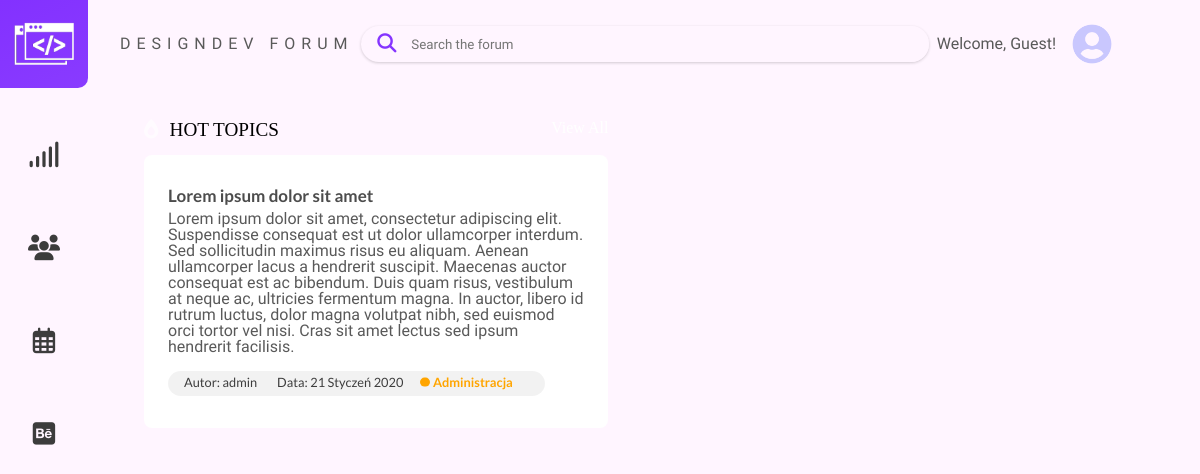
The app's page /topics/1/, older data.
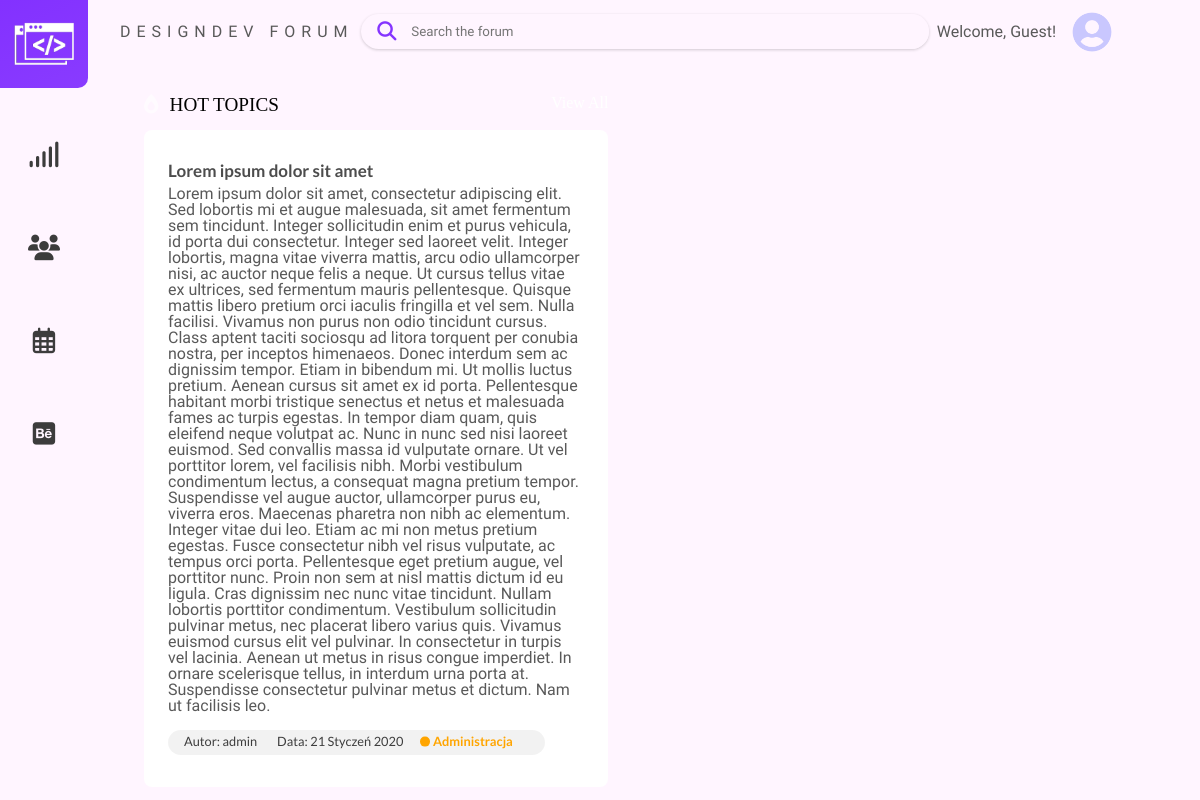
The same page, newer data.
### forum/models.py (models this page shows, shortened)
class Topic(models.Model):
    title = models.CharField(max_length=100)
    date_posted = models.DateTimeField(default=timezone.now)
    author = models.ForeignKey(User, on_delete=models.CASCADE)
    category = models.ForeignKey(Categories, on_delete=models.CASCADE)
    content = models.TextField(default="")

class Categories(models.Model):
    title = models.CharField(max_length=100)
    def __str__(self):
        return self.title

### forum/views.py (the view)
# urls.py: path('topics/<int:pk>/', TopicDetailView.as_view(), name='topic-detail'),
class TopicDetailView(DetailView):
    model = Topic
    context_object_name = 'topic_obj'

### forum/templates/forum/topic_detail.html
{% extends 'forum/base.html' %}
{% block content %}
<div class="hot-topics">
    <header class="hot-topics__header">
        <i class="fas fa-burn"></i>
        <h1>HOT TOPICS</h1>
        <a href="#" class="hot-topics__header__button">View All</a>
    </header>
    <ul class="hot-topics__list">
        <li class="hot-topics__topic">
            <h2 class="hot-topics__topic__header">{{ topic_obj.title }}</h2>
            <p class="hot-topics__topic__desc">{{ topic_obj.content }}</p>
            <ul class="hot-topics__topic__statistics">
                <div class="hot-topics__topic__statistics__container">
                    <li>Autor: {{ topic_obj.author }}</li>
                    <li>Data: {{ topic_obj.date_posted|date:'d F Y'}}</li>
                    <li class="section-mark">{{ topic_obj.category }}</li>
                </div>
            </ul>
        </li>
    </ul>
</div>
{% endblock content %}

Row changes from the older to the newer data that the page shows:
changed Topic "Lorem ipsum dolor sit amet": content "…amet, consectetur adipiscing elit. Suspendisse consequat est ut dolor ullamcorper interdum. Sed sollicitudin maximus risus eu aliquam. Aenean ullamcorper lacus a hendrerit suscipit. Maecenas auctor consequat est ac bibendum. Duis quam risus, vestibulum at neque ac, ultricies fermentum magna. In auctor, libero id rutrum luctus, dolor magna volutpat nibh, sed euismod orci tortor vel nisi. Cras sit amet lectus sed ipsum hendrerit facilisis." → "…amet, consectetur adipiscing elit. Sed lobortis mi et augue malesuada, sit amet fermentum sem tincidunt. Integer sollicitudin enim et purus vehicula, id porta dui consectetur. Integer sed laoreet velit. Integer lobortis, magna vitae viverra mattis, arcu odio ullamcorper nisi, ac auctor neque felis a neque. Ut cursus tellus vitae ex ultrices, sed fermentum mauris pellentesque. Quisque mattis libero pretium orci iaculis fringilla et vel sem. Nulla facilisi. Vivamus non purus non odio tincidunt cursus. Class aptent taciti sociosqu ad litora torquent per conubia nostra, per inceptos himenaeos. Donec interdum sem ac dignissim tempor. Etiam in bibendum mi. Ut mollis luctus pretium. Aenean cursus…"
